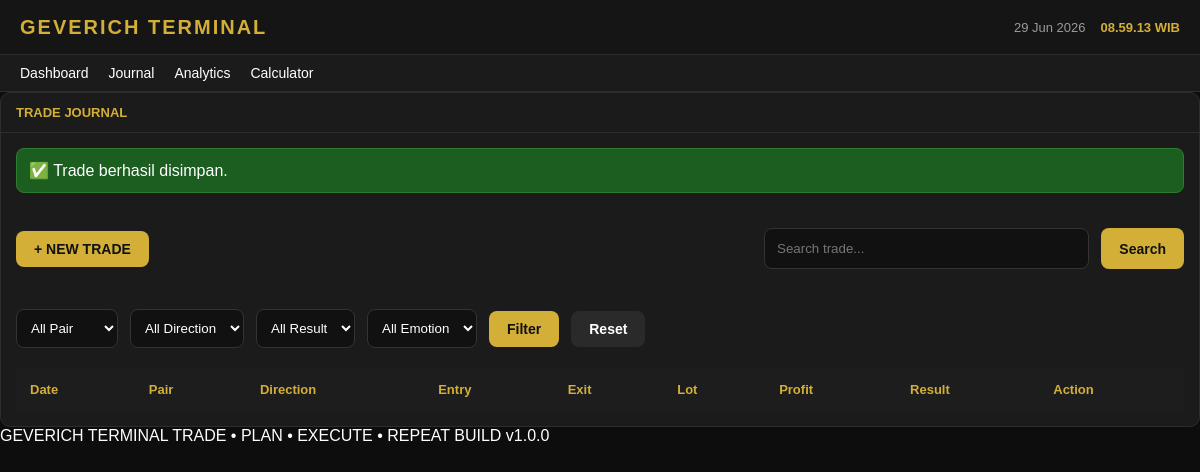
The app's page /?page=journal&success=1, older data.
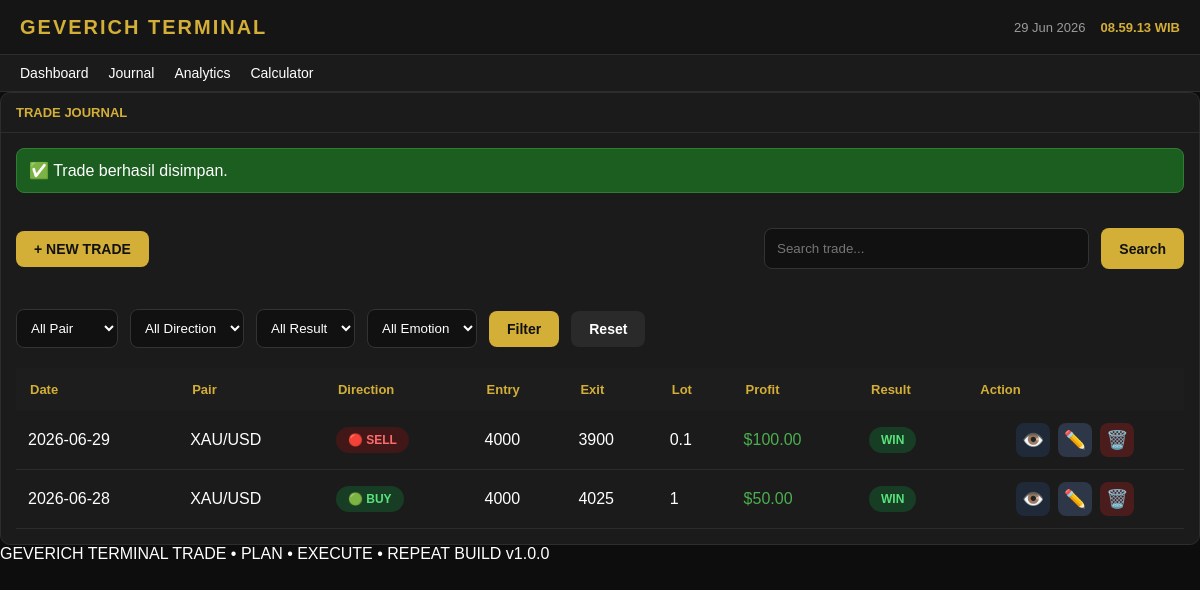
The same page, newer data.
### tables this page shows
CREATE TABLE trades (

id INTEGER PRIMARY KEY AUTOINCREMENT,

tanggal TEXT NOT NULL,

pair TEXT NOT NULL,

direction TEXT NOT NULL,

entry_price REAL NOT NULL,

sl REAL,

tp REAL,

exit_price REAL,

lot REAL,

profit_usd REAL DEFAULT 0,

hasil TEXT,

emotion TEXT,

note TEXT,

created_at DATETIME DEFAULT CURRENT_TIMESTAMP

);

### pages/journal.php (the view, shortened to what this page needs)
<?php
$db = getDB();
$sql = "SELECT * FROM trades WHERE 1=1";
$params = [];
$sql .= " ORDER BY tanggal DESC, id DESC";
$stmt = $db->prepare($sql);
$stmt->execute($params);
$trades = $stmt->fetchAll();
?>
<div class="card">
    <div class="panel-title">
        TRADE JOURNAL
    </div>
    <div class="panel-content">
        <?php if(isset($_GET['success'])): ?>
            <div class="success-box">
                ✅ Trade berhasil disimpan.
            </div>
        <?php endif; ?>
<div class="journal-header">
    <a href="?page=journal-create" class="btn btn-primary">
        + NEW TRADE
    </a>
    <form method="GET" class="journal-search">
        <input
            type="text"
            name="search"
            placeholder="Search trade..."
            value="<?= htmlspecialchars($_GET['search'] ?? '') ?>"
        >
        <button class="btn btn-primary">
            Search
        </button>
    </form>
</div>
    <form method="GET" class="journal-filter">
    <select name="pair">
        <option value="">All Pair</option>
    </select>
    <select name="direction">
    <option value="">All Direction</option>
</select>
<select name="hasil">
    <option value="">All Result</option>
</select>
<select name="emotion">
    <option value="">All Emotion</option>
</select>
    <button class="btn btn-primary">
        Filter
    </button>
    <a href="?page=journal" class="btn btn-secondary">
        Reset
    </a>
</form>
        <table class="trade-table">
            <thead>
            <tr>
                <th>Date</th>
                <th>Pair</th>
                <th>Direction</th>
                <th>Entry</th>
                <th>Exit</th>
                <th>Lot</th>
                <th>Profit</th>
                <th>Result</th>
                <th>Action</th>
            </tr>
            </thead>
            <tbody>
            <?php foreach($trades as $trade): ?>
            <tr>
                <td><?= $trade['tanggal'] ?></td>
                <td><?= $trade['pair'] ?></td>
<td>
<?php if($trade['direction']=="BUY"): ?>
<span class="badge badge-buy">
🟢 BUY
</span>
<?php else: ?>
<span class="badge badge-sell">
🔴 SELL
</span>
<?php endif; ?>
</td>
                <td><?= $trade['entry_price'] ?></td>
                <td><?= $trade['exit_price'] ?></td>
                <td><?= $trade['lot'] ?></td>
<td>
<?php
$profit=(float)$trade['profit_usd'];
?>
<span style="color:<?= $profit>=0 ? '#4caf50' : '#ff5252' ?>">
$<?= number_format($profit,2) ?>
</span>
</td>
                <td>
<?php
$class="badge-be";
if($trade['hasil']=="WIN"){
    $class="badge-win";
}
?>
<span class="badge <?= $class ?>">
<?= $trade['hasil'] ?>
</span>
</td>
<td>
<div class="action-group">
<a href="?page=trade-view&id=<?= $trade['id'] ?>" class="action-btn view">
👁️
</a>
<a href="?page=trade-edit&id=<?= $trade['id'] ?>" class="action-btn edit">
✏️
</a>
<a href="pages/delete-trade.php?id=<?= $trade['id'] ?>"
class="action-btn delete"
onclick="return confirm('Yakin ingin menghapus trade ini?')">
🗑️
</a>
</div>
</td>
            </tr>
            <?php endforeach; ?>
            </tbody>
        </table>
    </div>
</div>

### includes/header.php (shortened to what this page needs)
<!DOCTYPE html>
<html lang="id">
<head>
<link rel="stylesheet" href="<?= BASE_URL ?>/assets/css/style.css">
</head>
<body>

### includes/navbar.php
<header class="topbar">
    <div class="logo">
        GEVERICH TERMINAL
    </div>
    <div class="topbar-right">
        <div id="todayDate"></div>
        <div id="clock"></div>
    </div>
</header>
<nav class="navbar">
<a href="?page=dashboard">Dashboard</a>
<a href="?page=journal">Journal</a>
<a href="?page=analytics">Analytics</a>
<a href="?page=calculator">Calculator</a>
</nav>

### index.php (shortened to what this page needs)
<?php
require_once 'includes/header.php';
require_once 'includes/navbar.php';
$page = $_GET['page'] ?? 'dashboard';
switch ($page) {
    case 'journal':
        require 'pages/journal.php';
        break;
}
require_once 'includes/footer.php';

### includes/footer.php (shortened to what this page needs)
<footer class="terminal-strip">
    <div class="terminal-strip-inner">
        <span>GEVERICH TERMINAL</span>
        <span>TRADE • PLAN • EXECUTE • REPEAT</span>
        <span>BUILD v1.0.0</span>
    </div>
</footer>
</body>
</html>

### assets/css/style.css (style rules this page uses)
:root { --gold:#d4af37; --bg:#0d0d0d; --bg-panel:#151515; --bg-card:#1b1b1b; --border:#2d2d2d; --text:#ffffff; --text-muted:#9b9b9b; }
* { margin:0; padding:0; box-sizing:border-box; font-family:Arial, sans-serif; }
body { background:var(--bg); color:var(--text); }
.topbar { display:flex; justify-content:space-between; align-items:center; padding:0 20px; height:55px; background:var(--bg-panel); border-bottom:1px solid var(--border); }
.logo { font-size:20px; font-weight:bold; color:var(--gold); letter-spacing:2px; }
.topbar-right { display:flex; gap:15px; font-size:13px; color:var(--text-muted); }
#clock { color:var(--gold); font-weight:bold; }
.navbar { display:flex; gap:20px; padding:10px 20px; background:var(--bg-card); border-bottom:1px solid var(--border); }
.navbar a { color:var(--text); text-decoration:none; font-size:14px; }
.card { background:var(--bg-card); border:1px solid var(--border); border-radius:10px; overflow:hidden; }
.panel-title { padding:12px 15px; border-bottom:1px solid var(--border); color:var(--gold); font-weight:bold; font-size:13px; }
.panel-content { padding:15px; }
.success-box { background:#1b5e20; color:#fff; padding:12px; border-radius:8px; margin-bottom:15px; border:1px solid #2e7d32; }
.btn { display:inline-flex; align-items:center; justify-content:center; padding:10px 18px; border:none; border-radius:8px; font-size:14px; font-weight:600; text-decoration:none; cursor:pointer; transition:.25s; }
.btn-primary { background:#d4af37; color:#111; }
.btn-secondary { background:#2a2a2a; color:#fff; }
.journal-header { display:flex; justify-content:space-between; align-items:center; gap:20px; margin-bottom:20px; }
.journal-search { display:flex; gap:10px; width:420px; }
.journal-search input { flex:1; }
.trade-table { width:100%; border-collapse:collapse; }
.trade-table th { background:#1d1d1d; color:var(--gold); padding:14px; font-size:13px; text-align:left; }
.trade-table td { padding:12px; border-bottom:1px solid #2c2c2c; }
.journal-search { display:flex; gap:12px; margin:20px 0; }
.journal-search input { flex:1; padding:12px; background:#111; border:1px solid #333; color:white; border-radius:8px; }
.journal-filter { display:flex; gap:12px; margin-bottom:20px; align-items:center; }
.journal-filter select { padding:10px; background:#111; color:#fff; border:1px solid #333; border-radius:8px; }
.badge { display:inline-block; padding:6px 12px; border-radius:20px; font-size:12px; font-weight:bold; }
.badge-buy { background:#173d24; color:#58e37a; }
.badge-sell { background:#421717; color:#ff6b6b; }
.badge-win { background:#173d24; color:#58e37a; }
.action-btn { display:inline-flex; justify-content:center; align-items:center; width:34px; height:34px; border-radius:8px; text-decoration:none; font-size:18px; transition:.2s; cursor:pointer; }
.action-group { display:flex; justify-content:center; align-items:center; gap:8px; }
.action-btn.view { background:#1f2937; }
.action-btn.edit { background:#2d3748; }
.action-btn.delete { background:#4a1c1c; }

Row changes from the older to the newer data that the page shows:
added trades: tanggal "2026-06-29", pair "XAU/USD", direction "🔴 SELL", entry_price "4000", exit_price "3900", lot "0.1", profit_usd "100.00", hasil "WIN"
added trades: tanggal "2026-06-28", pair "XAU/USD", direction "🟢 BUY", entry_price "4000", exit_price "4025", lot "1", profit_usd "50.00", hasil "WIN"
